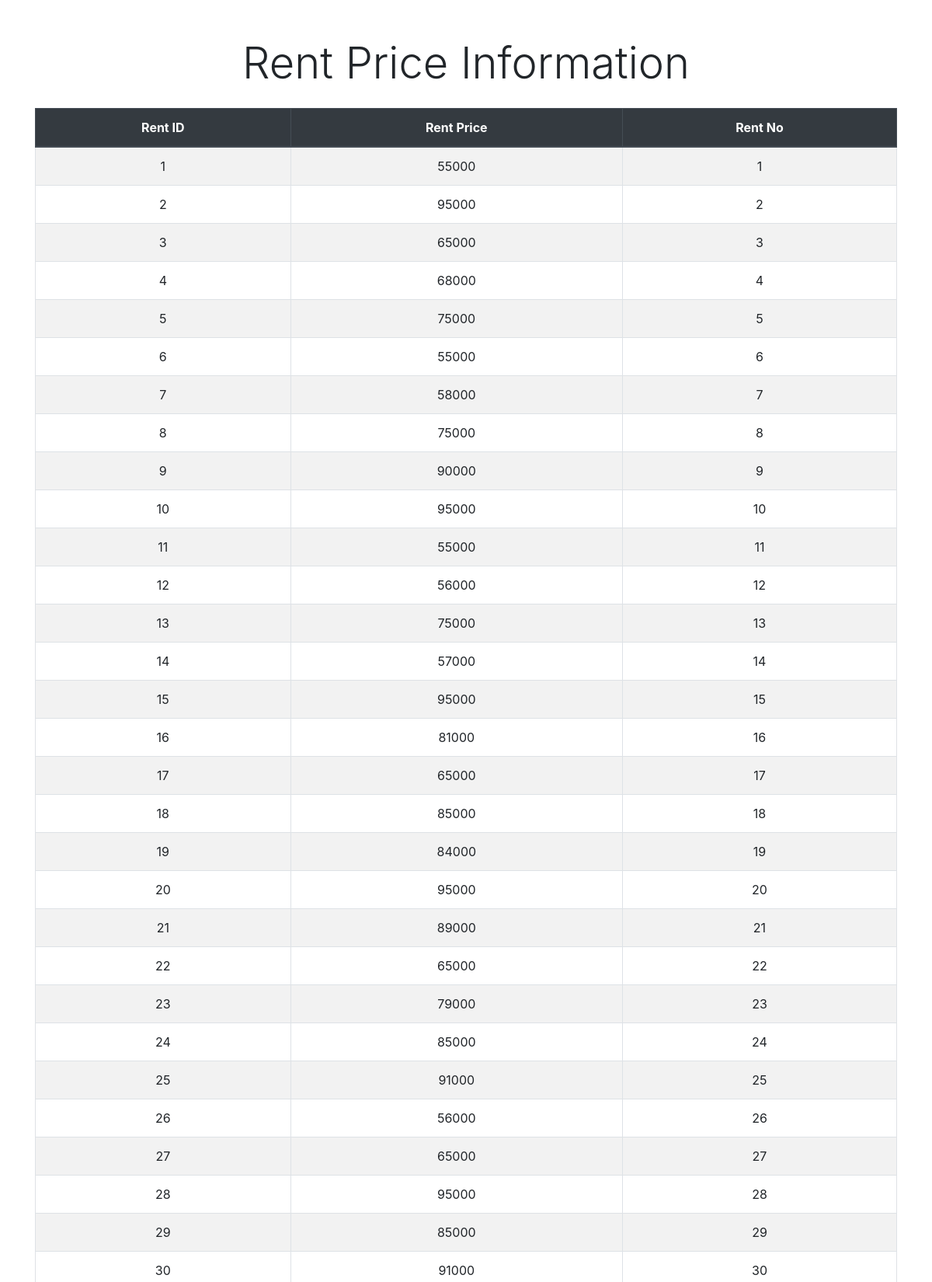
The app's page /Admin/client-show-rent-price.php (upper part) with its own data.
### tables this page shows
CREATE TABLE `e_rent` (
  `rent_id` int(11) NOT NULL,
  `rent` int(30) NOT NULL,
  `rent_no` int(30) NOT NULL
);

### Admin/client-show-rent-price.php (the view, shortened to what this page needs)
<!DOCTYPE html>
<html lang="en">
<head>
    <link rel="stylesheet" href="https://stackpath.bootstrapcdn.com/bootstrap/4.5.2/css/bootstrap.min.css">
    <link rel="stylesheet" href="https://stackpath.bootstrapcdn.com/bootstrap/4.5.2/css/bootstrap-theme.min.css">
</head>
<body>
<div class="container">
    <h1 class="display-4 text-center mt-5 mb-4">Rent Price Information</h1>
    <?php
    require "connection.php";
    $sql = "SELECT rent_id, rent, rent_no FROM e_rent";
    $result = mysqli_query($conn, $sql);
    if (mysqli_num_rows($result) > 0) {
        echo '<div class="table-responsive">';
        echo '<table class="table table-striped table-bordered">';
        echo '<thead class="thead-dark"><tr><th style="text-align: center;">Rent ID</th><th style="text-align: center;">Rent Price</th><th style="text-align: center;">Rent No</th></tr></thead>';
        echo '<tbody>';
        while ($row = mysqli_fetch_assoc($result)) {
            echo '<tr>';
            echo '<td style="text-align: center;">' . $row["rent_id"] . '</td>';
            echo '<td style="text-align: center;">' . $row["rent"] . '</td>';
            echo '<td style="text-align: center;">' . $row["rent_no"] . '</td>';
            echo '</tr>';
        }
        echo '</tbody></table>';
        echo '</div>';
    } else {
        echo '<p class="text-center">0 results</p>';
    }
    ?>
</div>
</body>
</html>

### records on screen
e_rent: rent_id "1", rent "55000", rent_no "1"
e_rent: rent_id "2", rent "95000", rent_no "2"
e_rent: rent_id "3", rent "65000", rent_no "3"
e_rent: rent_id "4", rent "68000", rent_no "4"
e_rent: rent_id "5", rent "75000", rent_no "5"
e_rent: rent_id "6", rent "55000", rent_no "6"
e_rent: rent_id "7", rent "58000", rent_no "7"
e_rent: rent_id "8", rent "75000", rent_no "8"
e_rent: rent_id "9", rent "90000", rent_no "9"
e_rent: rent_id "10", rent "95000", rent_no "10"
e_rent: rent_id "11", rent "55000", rent_no "11"
e_rent: rent_id "12", rent "56000", rent_no "12"
e_rent: rent_id "13", rent "75000", rent_no "13"
e_rent: rent_id "14", rent "57000", rent_no "14"
e_rent: rent_id "15", rent "95000", rent_no "15"
e_rent: rent_id "16", rent "81000", rent_no "16"
e_rent: rent_id "17", rent "65000", rent_no "17"
e_rent: rent_id "18", rent "85000", rent_no "18"
e_rent: rent_id "19", rent "84000", rent_no "19"
e_rent: rent_id "20", rent "95000", rent_no "20"
e_rent: rent_id "21", rent "89000", rent_no "21"
e_rent: rent_id "22", rent "65000", rent_no "22"
e_rent: rent_id "23", rent "79000", rent_no "23"
e_rent: rent_id "24", rent "85000", rent_no "24"
e_rent: rent_id "25", rent "91000", rent_no "25"
e_rent: rent_id "26", rent "56000", rent_no "26"
e_rent: rent_id "27", rent "65000", rent_no "27"
e_rent: rent_id "28", rent "95000", rent_no "28"
e_rent: rent_id "29", rent "85000", rent_no "29"
e_rent: rent_id "30", rent "91000", rent_no "30"
